Frame 1 (no input): blank canvas, image omitted
Frame 60 (no input): blank canvas, image omitted
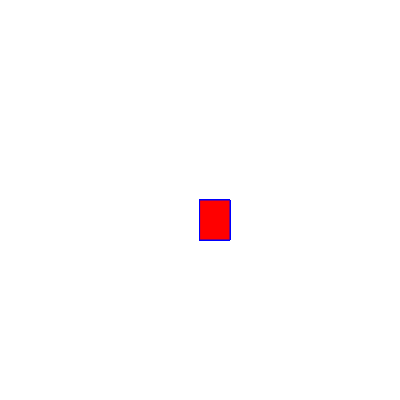
Frame 120 (the mouse pressed at the canvas centre since frame 60)

The p5.js sketch whose frames 1 and 60 were blank and that drew this single picture after the mouse press (run headless with seeded random() and noise() and a simulated clock; from frame 60 on, the mouse is pressed at the canvas centre):

// p5.js sketch
// ── sketch.js
function setup() {
  createCanvas(400, 400);
  background("white");
}

function draw() {
  fill("red");
  stroke("blue");
  if(mouseIsPressed){
    rect(mouseX, mouseY, 30, 40);
  }
}
